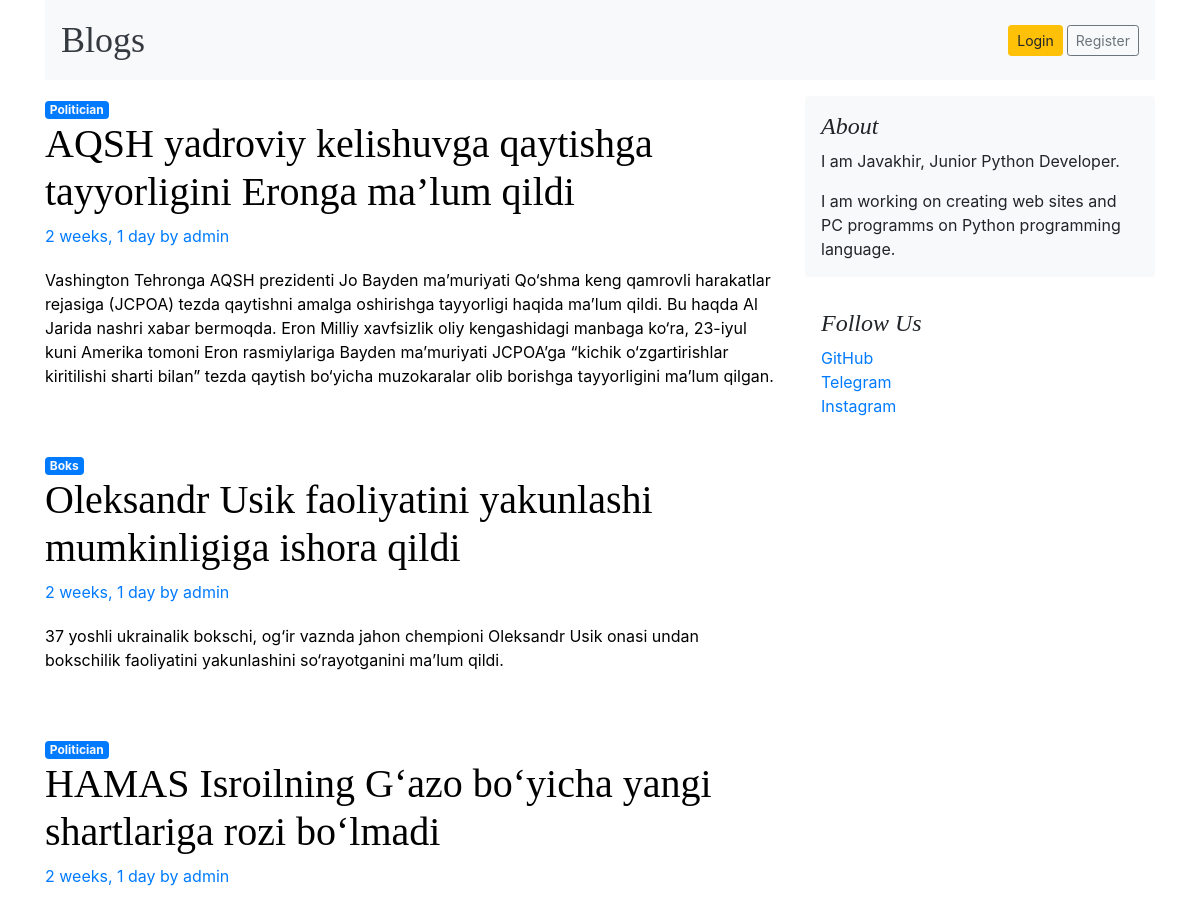
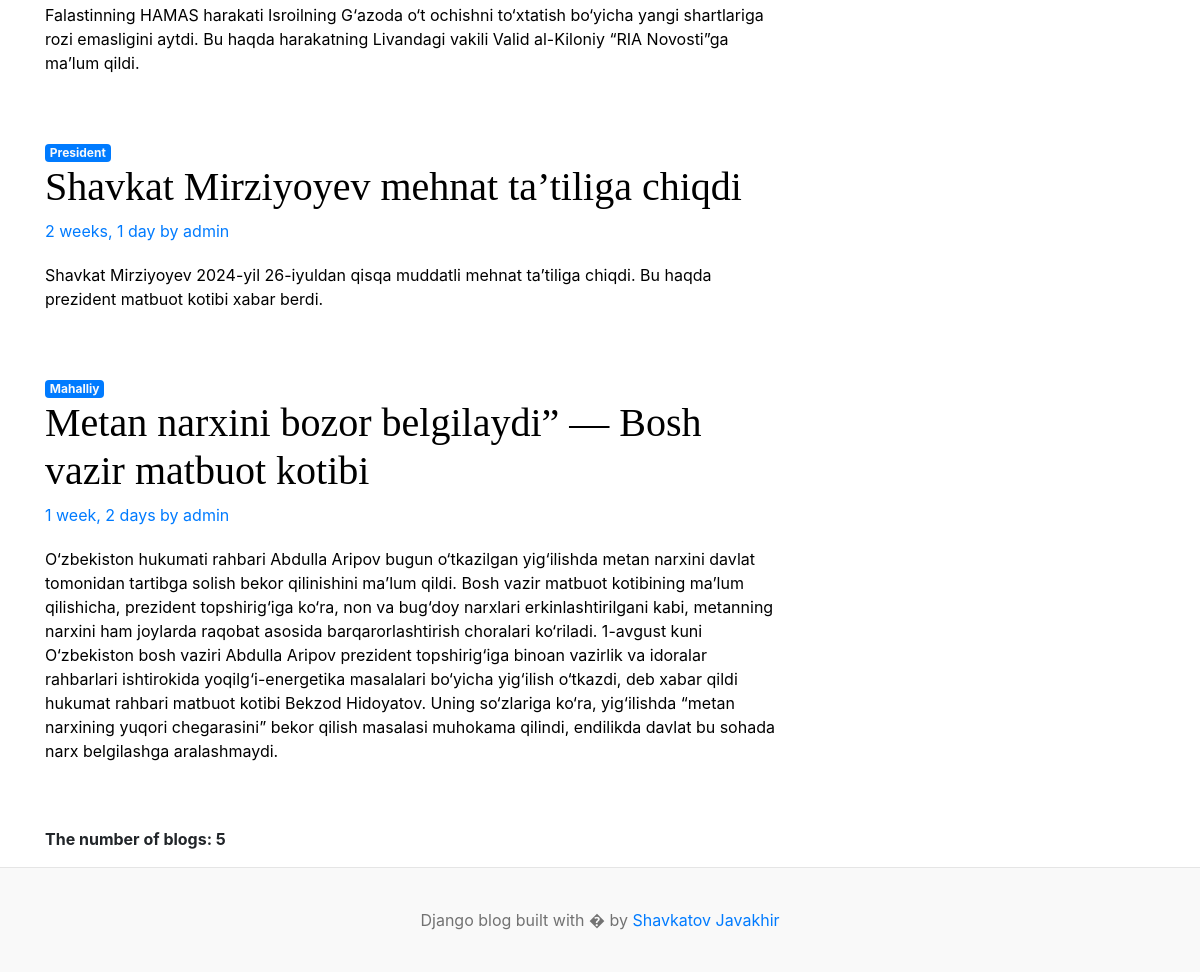
The app's page /blogs/search/ with its own data (2 pictures, top to bottom).
### blogs/models.py (models this page shows)
class Blog(models.Model):
    title = models.CharField(max_length=200)
    slug = models.SlugField(unique=True, null=False)
    category = models.ForeignKey(Category, null=True, blank=True, on_delete=models.SET_NULL)
    author = models.ForeignKey(User, null=True, on_delete=models.SET_NULL)
    is_featured = models.BooleanField(default=False)
    featured_image = models.ImageField(upload_to='uploads/%Y/%m/%d')
    short_description = models.TextField(null=True)
    words = models.TextField(blank=True, null=True)
    body = models.TextField(blank=True)
    status = models.IntegerField(default=0, choices=STATUS_CHOICES, null=False)
    created_at = models.DateTimeField(auto_now_add=True)
    updated_at = models.DateTimeField(auto_now=True)
    def __str__(self):
        return self.title
    class Meta:
        verbose_name_plural = "Blogs"
        verbose_name = "Blog"

class Category(models.Model):
    name = models.CharField(max_length=255)
    created_at = models.DateTimeField(auto_now_add=True)
    updated_at = models.DateTimeField(auto_now=True)
    def __str__(self):
        return self.name
    class Meta:
        verbose_name_plural = 'Categories'
        verbose_name = 'Category'

### settingsapp/models.py (models this page shows, shortened)
class About(models.Model):
    title = models.CharField(max_length=300)
    description = models.CharField(max_length=500)
    class Meta:
        verbose_name_plural = 'About'

class Social_links(models.Model):
    name = models.CharField(max_length=100)
    link = models.URLField(unique=True)
    class Meta:
        verbose_name_plural = "Social_links"

### blogs/views.py (the view)
# urls.py: path('search/', search, name="search"),
def search(request):
    keyword = (request.GET.get("keyword", ""))
    data = Blog.objects.filter(Q(title__icontains=keyword) & Q(short_description__icontains=keyword))
    num = data.count()
    print("sssssssssssssssssssssssssssssssssssssssssssssssssssss")
    print(data)
    context = {
        'result': data,
        'num': num,
        'keyword': keyword
    }
    return render(request, "search.html", context)

### blogs/context_processor.py (called while the page is built)
def header(req):
    category = Category.objects.all()
    context = {
        'categories': category
    }
    return context

def get_about(request):
    about = About.objects.all()
    links = Social_links.objects.all()
    telegram = links.get(name='Telegram')
    context = {
        'about': about,
        'links': links,
        'telegram': telegram
        }
    return context

### templates/search.html
{% extends 'header.html' %}
{% load static %}
{% block content %}
{% if result %}
  <main role="main" class="container p-0" style="text-decoration: none;">
    <div class="row">
      <div class="col-md-8 blog-main">
        {% for cat in result %}
        <a href="{% url 'posts_by_category' cat.category.id %}" style="text-decoration: none;" class="badge bg-primary text-light">{{cat.category}}</a>
        <div class="blog-post" style="text-decoration: none;">
          <a href="{% url 'blog' cat.slug %}" style="text-decoration: none;">
          <h2 class="blog-post-title" style="text-decoration: none; color: rgb(0, 0, 0)">{{cat.title}}</h2>
          <p class="blog-post-meta" style="text-decoration: none;">{{cat.created_at|timesince}} by <a href="#" style="text-decoration: none;">{{cat.author}}</a></p>
          <p><a href="{% url 'blog' cat.slug %}" style="text-decoration: none; color: black">{{cat.short_description}}</a></p>
          </a>
        </div>
        {% endfor %}
      </div>
      {% include 'about.html' %}
    </div>
  </main>
  {% else %}
  <h4 style="padding: 10px 0 10px">No contents found</h4>
  {% endif %}
  <p><b>The number of blogs: {{num}}</b></p>
{% endblock %}

### templates/about.html (shortened to what this page needs)
      <aside class="col-md-4 blog-sidebar">
        <div class="p-3 mb-3 bg-light rounded">
          <h4 class="font-italic">About</h4>
          {% for ab in about %}
          {{ab.title}}
          {% endfor %}
        <p class="mb-0">
          {% for ab in about %}
          {{ab.description}}
          {% endfor %}
        </p>
      </div>
      <div class="p-3">
        <h4 class="font-italic">Follow Us</h4>
        <ol class="list-unstyled">
          {% for link in links %}
          <li><a href="{{link.link}}" target="_blank">{{link.name}}</a></li>
          {% endfor %}
        </ol>
        </div>
      </aside>

### blog/static/css/blog.css (style rules this page uses)
h1, h2, h3, h4, h5, h6 { font-family: "Playfair Display", Georgia, "Times New Roman", serif; }
.blog-post { margin-bottom: 4rem; }
.blog-post-title { font-size: 2.5rem; }
.blog-post-meta { margin-bottom: 1.25rem; color: #727272; }

### records on screen
Blog: category "Politician", title "AQSH yadroviy kelishuvga qaytishga tayyorligini Eronga ma’lum qildi", created_at "2 weeks, 1 day", author "admin", short_description "Vashington Tehronga AQSH prezidenti Jo Bayden maʼmuriyati Qo‘shma keng qamrovli harakatlar rejasiga (JCPOA) tezda qaytishni amalga oshirishga tayyorligi haqida maʼlum qildi. Bu haqda Al Jarida nashri xabar bermoqda. Eron Milliy xavfsizlik oliy kengashidagi manbaga ko‘ra, 23-iyul kuni Amerika tomoni Eron rasmiylariga Bayden ma’muriyati JCPOA’ga “kichik o‘zgartirishlar kiritilishi sharti bilan” tezda qaytish bo‘yicha muzokaralar olib borishga tayyorligini ma’lum qilgan."
Blog: category "Boks", title "Oleksandr Usik faoliyatini yakunlashi mumkinligiga ishora qildi", created_at "2 weeks, 1 day", author "admin", short_description "37 yoshli ukrainalik bokschi, og‘ir vaznda jahon chempioni Oleksandr Usik onasi undan bokschilik faoliyatini yakunlashini so‘rayotganini ma’lum qildi."
Blog: category "Politician", title "HAMAS Isroilning G‘azo bo‘yicha yangi shartlariga rozi bo‘lmadi", created_at "2 weeks, 1 day", author "admin", short_description "Falastinning HAMAS harakati Isroilning G‘azoda o‘t ochishni to‘xtatish bo‘yicha yangi shartlariga rozi emasligini aytdi. Bu haqda harakatning Livandagi vakili Valid al-Kiloniy “RIA Novosti”ga ma’lum qildi."
Blog: category "President", title "Shavkat Mirziyoyev mehnat ta’tiliga chiqdi", created_at "2 weeks, 1 day", author "admin", short_description "Shavkat Mirziyoyev 2024-yil 26-iyuldan qisqa muddatli mehnat taʼtiliga chiqdi. Bu haqda prezident matbuot kotibi xabar berdi."
Blog: category "Mahalliy", title "Metan narxini bozor belgilaydi” — Bosh vazir matbuot kotibi", created_at "1 week, 2 days", author "admin", short_description "O‘zbekiston hukumati rahbari Abdulla Aripov bugun o‘tkazilgan yig‘ilishda metan narxini davlat tomonidan tartibga solish bekor qilinishini maʼlum qildi. Bosh vazir matbuot kotibining ma’lum qilishicha, prezident topshirig‘iga ko‘ra, non va bug‘doy narxlari erkinlashtirilgani kabi, metanning narxini ham joylarda raqobat asosida barqarorlashtirish choralari ko‘riladi. 1-avgust kuni O‘zbekiston bosh vaziri Abdulla Aripov prezident topshirig‘iga binoan vazirlik va idoralar rahbarlari ishtirokida yoqilg‘i-energetika masalalari bo‘yicha yig‘ilish o‘tkazdi, deb xabar qildi hukumat rahbari matbuot kotibi Bekzod Hidoyatov. Uning so‘zlariga ko‘ra, yig‘ilishda “metan narxining yuqori chegarasini”…"
About: title "I am Javakhir, Junior Python Developer.", description "I am working on creating web sites and PC programms on Python programming language."
Social_links: name "GitHub"
Social_links: name "Telegram"
Social_links: name "Instagram"

### other values on screen
{{ num }} "5"
